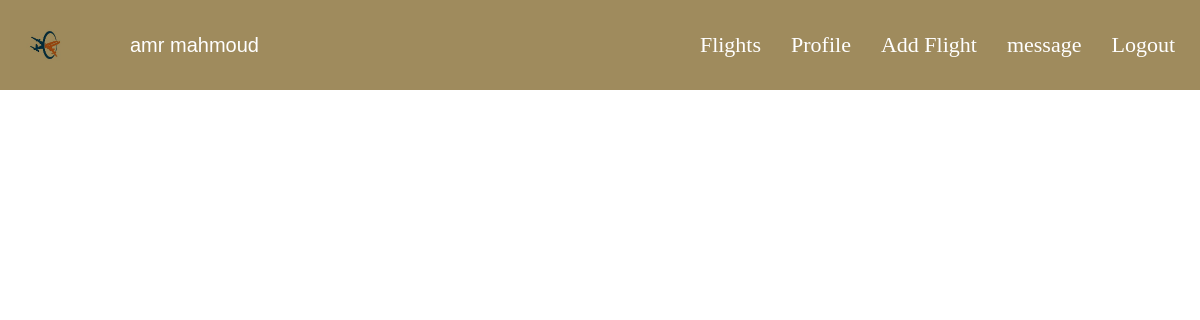
The page /company/flight.php (signed in) on the database its author committed.
### tables this page shows
CREATE TABLE `company` (
  `id` int(11) NOT NULL,
  `name` varchar(255) NOT NULL,
  `user_name` varchar(255) NOT NULL,
  `email` varchar(255) NOT NULL,
  `password` varchar(255) NOT NULL,
  `telefone` varchar(255) NOT NULL,
  `bio` varchar(255) NOT NULL,
  `address` varchar(255) NOT NULL,
  `location` varchar(255) NOT NULL,
  `logo` varchar(255) NOT NULL,
  `account$` int(11) NOT NULL
);

### company/flight.php (the view, shortened to what this page needs)
<!DOCTYPE html>
<html lang="en">
<head>
    <?php
        require_once('../connection.php');
        $userEmail = $_SESSION['user_email'];
        $p = $con->query("SELECT * FROM company WHERE email = '".$userEmail."'");
        $row=$p->fetch_array(MYSQLI_ASSOC);
    ?>
</head>
<body>
<div class="main">
      <div class="navbar">
      <img class="img" src="../imeges/<?php echo $row['logo']; ?>" alt="company icon" />
        <P><?php echo $row['name']; ?></P>
        <ul class="links">
          <li><a href="flights.php" class="link">Flights</a></li>
          <li><a href="./comProfile.php" class="link">Profile</a></li>
          <li><a href="addFlight.php" class="link">Add Flight</a></li>
          <li><a href="message.php" class="link">message</a></li>
          <li>
            <form method="post">
              <button
                type="submit"
                name="logout"
                class="link"
                style="background: none; border: none"
              >
                Logout
              </button>
            </form>
          </li>
        </ul>
      </div>
    </div>
</body>
</html>

### company/flight.php (style rules this page uses)
* { padding: 0; margin: 0; }
.navbar { background-color: #9f8b5d; display: flex; align-items: center; padding: 10px; }
.img { mix-blend-mode: multiply; width: 70px; height: auto; margin-right: 50px; }
.links { list-style: none; margin: 0; padding: 0; display: flex; right: 10px; margin-left: auto; }
.link { color: white; text-decoration: none; font-size: 22px; display: block; padding: 10px 15px; position: relative; font-family: "Alegreya", serif; }
.link:before { content: ""; position: absolute; top: 0; left: 0; width: 100%; height: 2px; background-color: black; transform: scale(0); transform-origin: left; transition: all 0.5s; }
.link:after { content: ""; position: absolute; bottom: 0; left: 0; width: 100%; height: 2px; background-color: black; transform: scale(0); transform-origin: right; transition: all 0.5s; }
p { color: white; font-size: 20px; font-family: "Alegreya Sans", sans-serif; }

### rows shown on the page
company: logo (picture), name "amr mahmoud"
